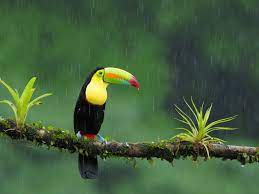
#> input picture AI/Day4/sample.jpeg, 259 x 194 px, given in place of the camera
$ python Day4_2.py
#> lines starting #> are read from the running program, lines starting #| are printed output that depends on the picture
from calendar import firstweekday
import cv2
import time
import imutils

cam = cv2.VideoCapture(1)
time.sleep(1)
firstFrame = None
area = 500
while True:
    _, img = cam.read()
#> img is the input picture: shape (194, 259, 3); mean B, G, R 62, 95.1, 68.6
    text = "Normal"
    img = imutils.resize(img, width=500)
#> img: shape (374, 500, 3)
    grayImg = cv2.cvtColor(img, cv2.COLOR_BGR2GRAY)
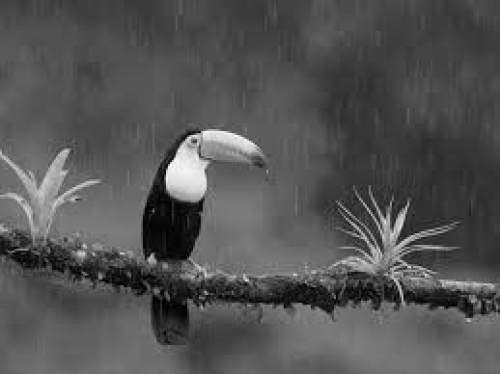
#> grayImg: shape (374, 500); min 0, max 252, mean 83.3
    gaussianImg = cv2.GaussianBlur(grayImg, (21, 21), 0)
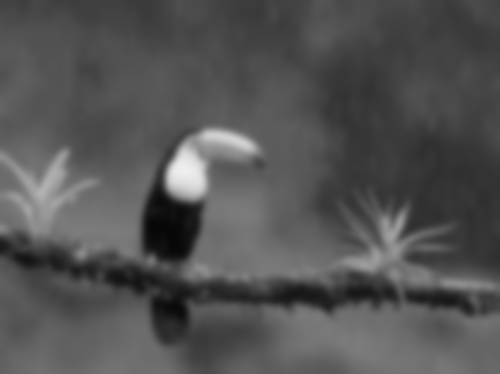
#> gaussianImg: shape (374, 500); min 6, max 238, mean 83.3
    if firstFrame is None:
        firstFrame = gaussianImg
        continue
    imgDiff = cv2.absdiff(firstFrame, gaussianImg)
    threshImg = cv2.threshold(imgDiff, 25, 255, cv2.THRESH_BINARY)[1]
    threshImg = cv2.dilate(threshImg, None, iterations=2)
    cnts = cv2.findContours(threshImg.copy(), cv2.RETR_EXTERNAL, cv2.CHAIN_APPROX_NONE)
    cnts = imutils.grab_contours(cnts)
    count = 0
    for c in cnts:
        if cv2.contourArea(c) < area:
            continue
        (x, y, w, h) = cv2.boundingRect(c)

        cv2.rectangle(img, (x, y), (x + w, y + h), (0, 255, 0), 2)
        text = "Moving Object detected"
        print(text)
        count = count+1
        print(count)

    cv2.putText(img, text, (10, 20), cv2.FONT_HERSHEY_SIMPLEX, 0.5, (0, 0, 255), 2)

    cv2.imshow("CameraFeed", img)
    key = cv2.waitKey(1) & 0xFF
    if key == ord("q"):
        break

cam.release()
